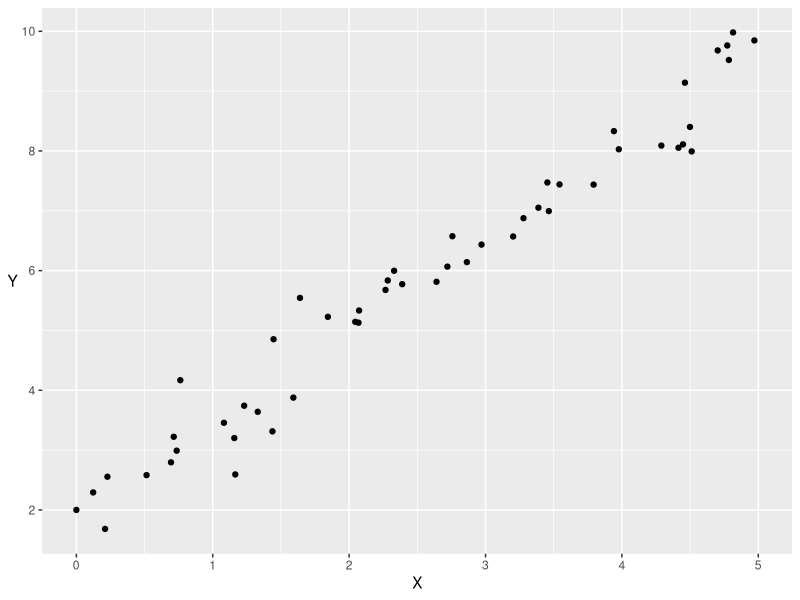
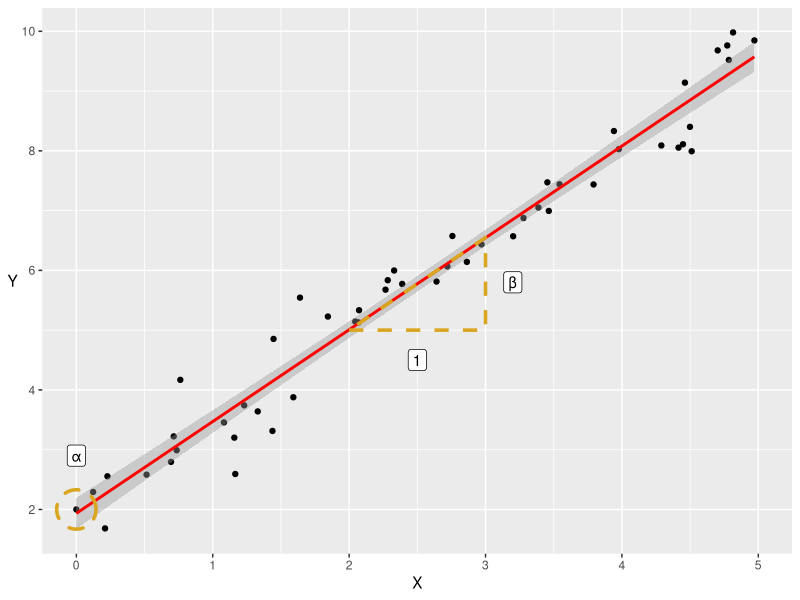
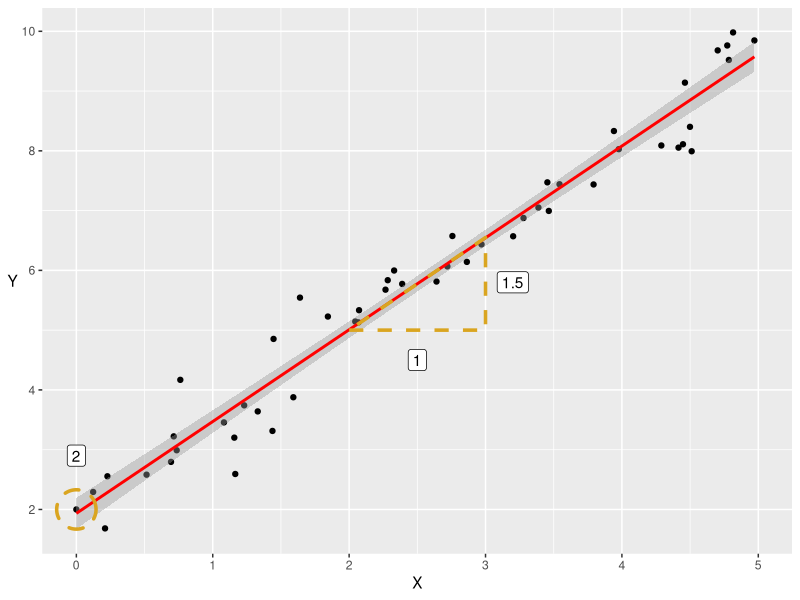
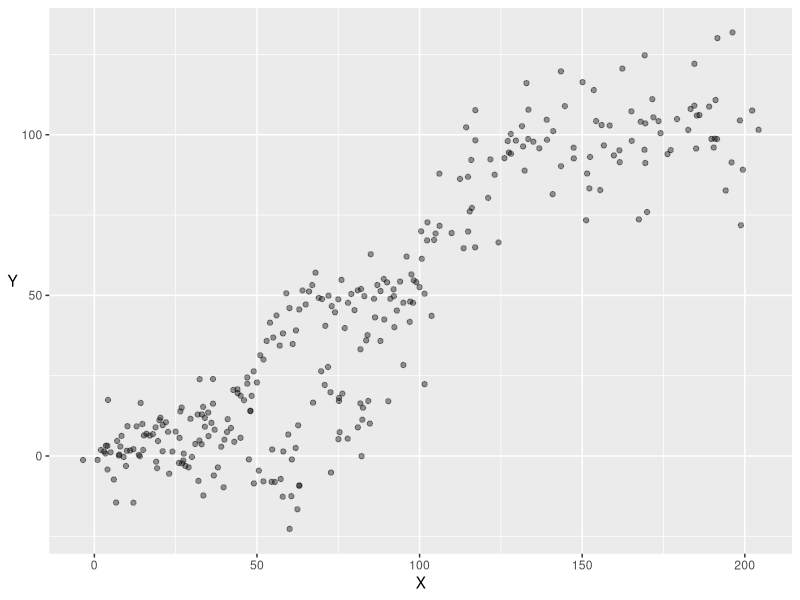
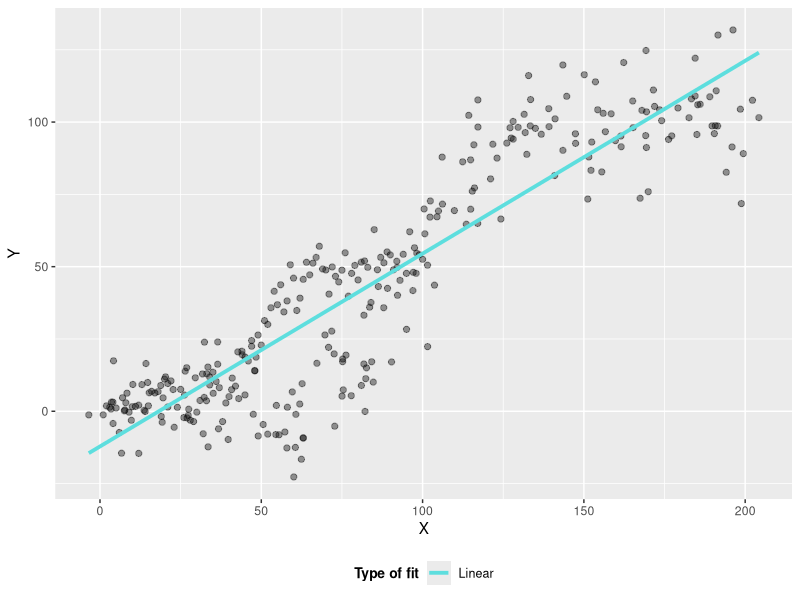
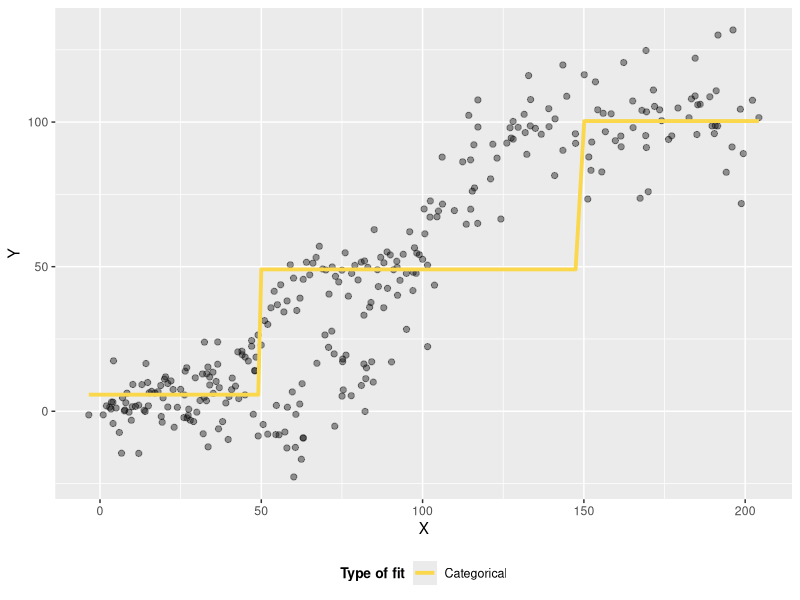
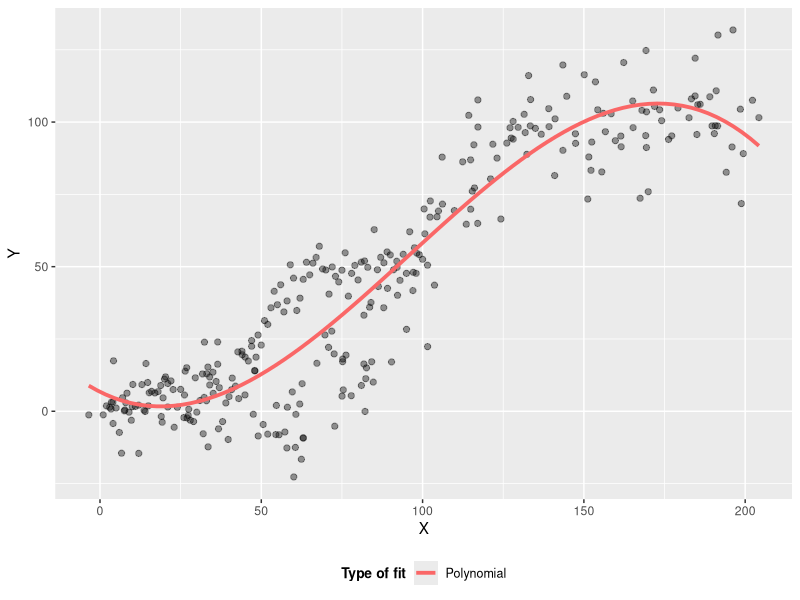
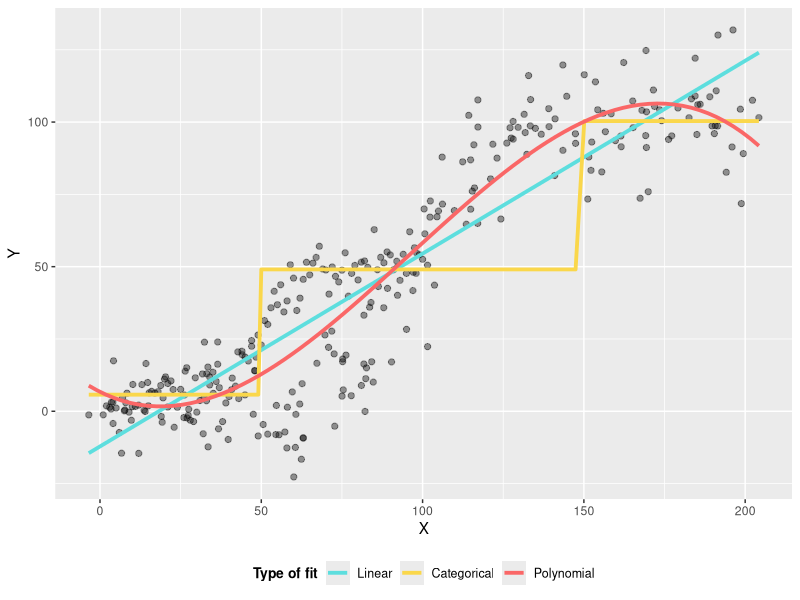

Here is the R script that generated these plots, in order:
## ---- chunk 1
options(htmltools.dir.version = FALSE)
knitr::opts_chunk$set(fig.width=10, fig.height=6, fig.align = "center", 
                      dev.args = list(png = list(type = "cairo")), fig.retina=3) 

library(Cairo)

set.seed(123)

X <- c(runif(50, 0, 5), 0)
Y <- 2 + (1.5 * X[1:50]) + rnorm(50, 0, 0.5)
Y[51] <- 2

my_data <- data.frame(X, Y)

rm(list = c('X','Y'))

X <- c(2,3,3)
Y <- 2 + (1.5 * X)
Y[2] <- Y[1]
Y[3] <- Y[3] +0.05

dt2 <- data.frame(X, Y)

rm(list = c('X','Y'))

triangle<- data.frame(X=c(2.5, 3.2, 0),
Y = c(4.5, 5.8, 2.9), 
value=c("1", "1.5", "2"),
label= c("1", "\u03B2", "\u03B1" ))



## ---- chunk 2
#library(xaringanthemer)
#mono_light(base_color = "#23395b",
#           )
## ---- chunk 3
library(ggplot2)

a<-ggplot(my_data, aes(x=X,y=Y))+
  geom_point()+
  scale_x_continuous(limits=c(0,5))+
  scale_y_continuous(breaks=seq(2,10,2))+
  theme(axis.title.y = element_text(vjust = 0.5,angle=0))

a
## ---- chunk 4
library(ggforce)
a+geom_smooth(col="red", method="lm")+
  geom_polygon(aes(x=X, y=Y), col="goldenrod", fill=NA, linetype="dashed", size=1.2, data=dt2)+
  geom_label(aes(x=X, y = Y, label=label), data=triangle)+
  geom_mark_circle(aes(x=0, y=2), col="goldenrod",  fill=NA, linetype="dashed", size=1.2)+
  theme(axis.title.y = element_text(vjust = 0.5,angle=0))
## ---- chunk 5
a+geom_smooth(col="red", method="lm")+
  geom_polygon(aes(x=X, y=Y), col="goldenrod", fill=NA, linetype="dashed", size=1.2, data=dt2)+
  geom_label(aes(x=X, y = Y, label=value), data=triangle)+
  geom_mark_circle(aes(x=0, y=2), col="goldenrod",  fill=NA, linetype="dashed", size=1.2)+
  theme(axis.title.y = element_text(vjust = 0.5,angle=0))
## ---- chunk 6
### Sigmoid function ### create a function to generate sigmoid pattern
sigmoid <- function(x, lower_asymptote, carrying_capacity, growth_rate, time_max) {
  return(lower_asymptote + ((carrying_capacity - lower_asymptote)/(1 + exp(-growth_rate * 
                                                                             (x - time_max)))))
}
X <- 1:100
X <- c(X, X+rnorm(X,X,2), X+rnorm(X, X, 5))
Y <- sigmoid(1:100, 1, 50, 0.2, 50) + rnorm(100, 0, 5)
Y <- c(Y, Y+rnorm(Y, Y, 3), Y+rnorm(Y, Y, 8))
dt<-data.frame(X,Y)

dt$cat<-factor(ifelse(dt$X<50, "a", ifelse(dt$X <150, "b", "c")))

dt$cat_pred<-predict(lm(dt$Y ~ dt$cat))



ggplot(dt, aes(y=Y, x=X))+
  geom_point(size=1.5, alpha=0.4)+
  theme(axis.title.y = element_text(vjust = 0.5,angle=0))

## ---- chunk 7
ggplot(dt, aes(y=Y, x=X))+
  geom_point(size=1.8, alpha=0.4)+
  geom_smooth(aes(col="A"), method = "lm",  se=FALSE, size=1.3)+
  #geom_line(aes(y=cat_pred, col="B"),  size=1.3)+
  #geom_smooth(aes(col="C"), method = "lm", formula= y~poly(x, 3),  se=FALSE, size=1.3)+
  scale_color_manual(values = c("#5DDEDE", "#FAD74B" ,"#FA6767"),
                     labels= factor(x=c("A", "B", "C"), levels=c("A", "B", "C"), labels=c("Linear", "Categorical", "Polynomial"), ordered=TRUE)
                     , name="Type of fit")+
  #ggtitle("Varying approximations for non-linear relationships")+
  theme(legend.position = "bottom",
        legend.title = element_text(face="bold", size=10),
        legend.text = element_text(size=9),
        plot.title = element_text(size = 12, face="bold") )
## ---- chunk 8
ggplot(dt, aes(y=Y, x=X))+
  geom_point(size=1.8, alpha=0.4)+
  #geom_smooth(aes(col="A"), method = "lm",  se=FALSE, size=1.3)+
  geom_line(aes(y=cat_pred, col="B"),  size=1.3)+
  #geom_smooth(aes(col="C"), method = "lm", formula= y~poly(x, 3),  se=FALSE, size=1.3)+
  scale_color_manual(values = c("#FAD74B" ,"#FA6767"),
                     labels= factor(x=c("B", "C"), levels=c("B", "C"), labels=c("Categorical", "Polynomial"), ordered=TRUE)
                     , name="Type of fit")+
  #ggtitle("Varying approximations for non-linear relationships")+
  theme(legend.position = "bottom",
        legend.title = element_text(face="bold", size=10),
        legend.text = element_text(size=9),
        plot.title = element_text(size = 12, face="bold") )
## ---- chunk 9
ggplot(dt, aes(y=Y, x=X))+
  geom_point(size=1.8, alpha=0.4)+
  #geom_smooth(aes(col="A"), method = "lm",  se=FALSE, size=1.3)+
  #geom_line(aes(y=cat_pred, col="B"),  size=1.3)+
  geom_smooth(aes(col="C"), method = "lm", formula= y~poly(x, 3),  se=FALSE, size=1.3)+
  scale_color_manual(values = c("#FA6767"),
                     labels= factor(x=c("C"), levels=c("C"), labels=c("Polynomial"), ordered=TRUE)
                     , name="Type of fit")+
  #ggtitle("Varying approximations for non-linear relationships")+
  theme(legend.position = "bottom",
        legend.title = element_text(face="bold", size=10),
        legend.text = element_text(size=9),
        plot.title = element_text(size = 12, face="bold") )
## ---- chunk 10
ggplot(dt, aes(y=Y, x=X))+
  geom_point(size=1.8, alpha=0.4)+
  geom_smooth(aes(col="A"), method = "lm",  se=FALSE, size=1.3)+
  geom_line(aes(y=cat_pred, col="B"),  size=1.3)+
  geom_smooth(aes(col="C"), method = "lm", formula= y~poly(x, 3),  se=FALSE, size=1.3)+
  scale_color_manual(values = c("#5DDEDE", "#FAD74B" ,"#FA6767"),
                     labels= factor(x=c("A", "B", "C"), levels=c("A", "B", "C"), labels=c("Linear", "Categorical", "Polynomial"), ordered=TRUE)
                     , name="Type of fit")+
  #ggtitle("Varying approximations for non-linear relationships")+
  theme(legend.position = "bottom",
        legend.title = element_text(face="bold", size=10),
        legend.text = element_text(size=9),
        plot.title = element_text(size = 12, face="bold") )
## ---- chunk 11
library(splines)
ggplot(dt, aes(y=Y, x=X))+
  geom_point(size=1.5, alpha=0.4)+
  geom_smooth(aes(col="A"), method = "lm", formula = y~ns(x,10), se=FALSE, size=1.2, show.legend = FALSE)
## ---- chunk 12
library(viridis)
library(mgcv)

knotplot<-factor(c("3-knots" = "#5DDEDE", "20-knots" =  "#FAD74B" , "50-knots" ="#FA6767" ), ordered = TRUE)
knotplot<-factor(c("#5DDEDE", "#FAD74B" , "#FA6767" ), labels = c("3-knots", "20-knots" , "50-knots"), ordered = TRUE)

knotplot<-c("#5DDEDE"="3", "#FAD74B"="20" ,"#FA6767"="50") 
k2<-as.factor(knotplot)

ggplot(dt, aes(y=Y, x=X))+
  geom_point(size=1.5, alpha=0.4)+
   geom_smooth(aes(col="A"), method = "lm", formula = y~ns(x,4), se=FALSE, size=1.2)+
   geom_smooth(aes(col="B"), method = "lm", formula = y~ns(x,31), se=FALSE, size=1.2)+
   geom_smooth(aes(col="C"), method = "lm", formula = y~ns(x,51), se = FALSE, size=1.2)+
  scale_color_manual(values = c("#5DDEDE", "#FAD74B" ,"#FA6767"),
                     labels= factor(x=c("A", "B", "C"), levels=c("A", "B", "C"), labels=c("3", "20", "50"), ordered=TRUE)
                     , name="Knots")+

  # scale_color_discrete(#values = c("#5DDEDE", "#FAD74B" ,"#FA6767")
  #                    breaks= c("3","20","50"), name="Knots" )+
  # 
  ggtitle("Changing number of knots")+
  theme(legend.title = element_text(face="bold", size=9),
        legend.text = element_text(size=8),
        legend.position = "bottom",
        plot.title = element_text(size = 11, face="bold") )


## ---- chunk 13
########### Use gam sim for sigmoid and show difference in lambda ###############

smsp<-gam(Y~s(X, bs="cr", k=20), data=dt, gamma=0.001)
dt$sp1<-predict(smsp, type="response")

smsp2<-gam(Y~s(X, bs="cr", k=20), data=dt, gamma = 1 )
dt$sp2<-predict(smsp2, type="response")

smsp3<-gam(Y~s(X, bs="cr", k=20), data=dt, gamma = 10)
dt$sp3<-predict(smsp3, type="response")


#dt$sp1<-NULL
ggplot(dt, aes(y=Y, x=X))+
  geom_point(alpha=0.4)+
  geom_line(aes(y=sp1, x=X, col="0.001"), size=1.2)+
  geom_line(aes(y=sp2, x=X, col="1"), size=1.2)+
  geom_line(aes(y=sp3, x=X, col="10"), size=1.2)+
  scale_color_manual(values = c("#5DDEDE", "#FAD74B" ,"#FA6767"),
                     labels= factor(x=c("A", "B", "C"), levels=c("A", "B", "C"), labels=c("0.001", "1", "10"), ordered=TRUE)
                     , name="Penalty (\u1D6FE)")+
  ggtitle("Varying smoothness penalty (20 knots)")+
    theme(legend.title = element_text(face="bold", size=09),
        legend.text = element_text(size=8),
        legend.position = "bottom",
        plot.title = element_text(size = 11, face="bold") )
  
## ---- chunk 14
library(mgcv)
my_gam <- gam(Y ~ s(X, bs="cr"), data=dt)
## ---- chunk 15
summary(my_gam)
## ---- chunk 16
gam.check(my_gam)
## ---- chunk 17
gam.check(my_gam)
## ---- chunk 18
my_lm <- lm(Y ~ X, data=dt)

anova(my_lm, my_gam)
